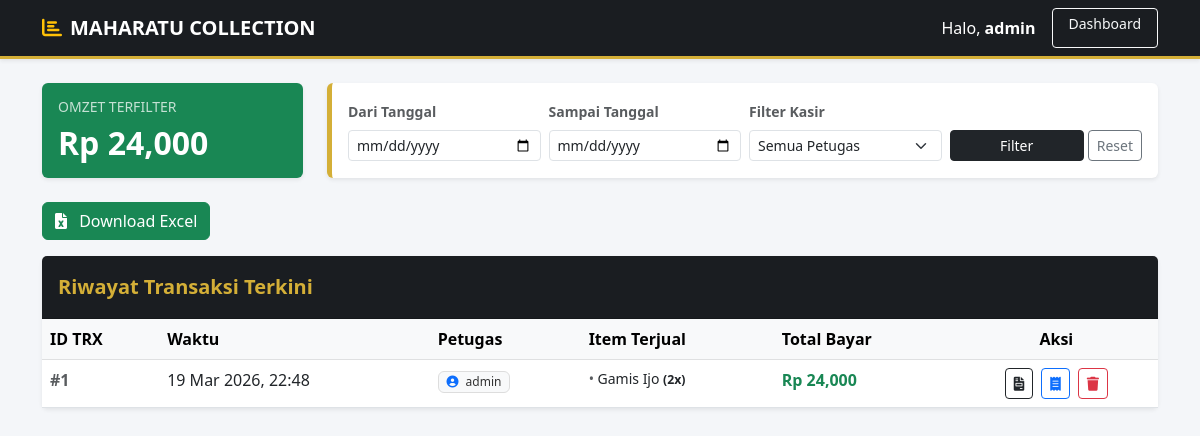
/admin/laporan (signed in), run on an earlier commit of the app's database.
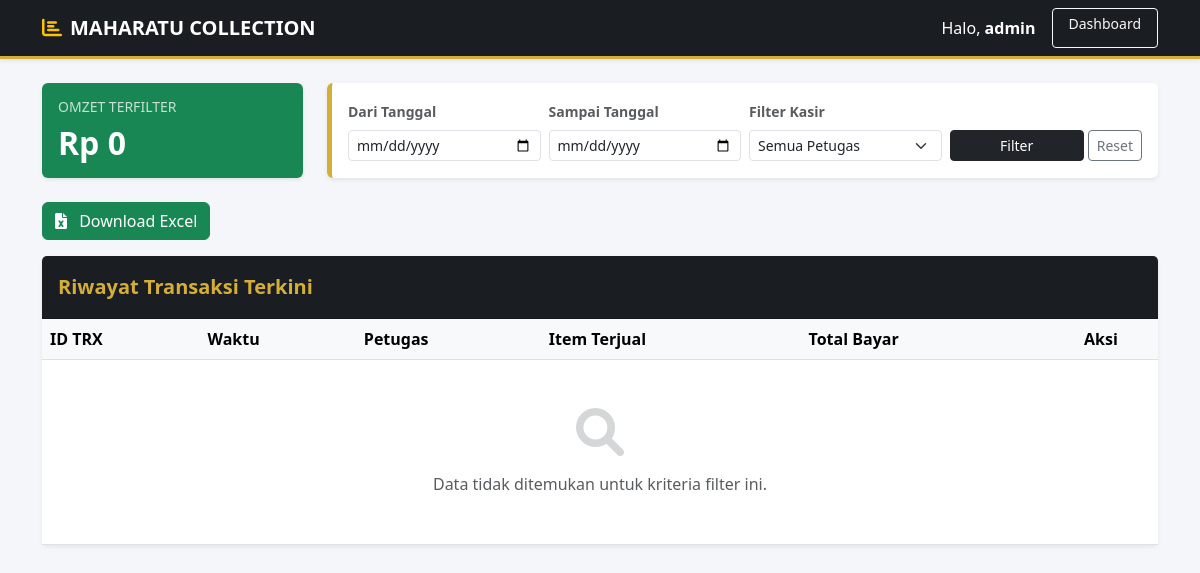
And on a later commit of the database.
### models.py (models this page shows, shortened)
class Penjualan(db.Model):
    id = db.Column(db.Integer, primary_key=True)
    tanggal = db.Column(db.DateTime, default=datetime.now)
    total_bayar = db.Column(db.Float, nullable=False)
    metode_bayar = db.Column(db.String(50), default="Tunai")
    user_id = db.Column(db.Integer, db.ForeignKey('user.id'), nullable=True)
    items = db.relationship('ItemPenjualan', backref='induk_penjualan', lazy=True)

class User(db.Model):
    id = db.Column(db.Integer, primary_key=True)
    username = db.Column(db.String(50), unique=True, nullable=False)
    password = db.Column(db.String(100), nullable=False)
    role = db.Column(db.String(20), default='kasir') # 'owner' atau 'kasir'
    penjualan_saya = db.relationship('Penjualan', backref='petugas', lazy=True)
    opname_saya = db.relationship('StockOpname', backref='petugas', lazy=True)

class ItemPenjualan(db.Model):
    id = db.Column(db.Integer, primary_key=True)
    penjualan_id = db.Column(db.Integer, db.ForeignKey('penjualan.id'), nullable=False)
    produk_id = db.Column(db.Integer, db.ForeignKey('produk.id'), nullable=False)
    jumlah = db.Column(db.Integer, nullable=False)
    harga_satuan = db.Column(db.Float, nullable=False)
    subtotal = db.Column(db.Float, nullable=False)
    produk = db.relationship('Produk')
    @property
    def nama_produk(self):
        return self.produk.nama if self.produk else "Produk Tidak Ditemukan"

class Produk(db.Model):
    id = db.Column(db.Integer, primary_key=True)
    nama = db.Column(db.String(100), nullable=False)
    sku = db.Column(db.String(20), unique=True)
    stok = db.Column(db.Integer, default=0)
    hpp = db.Column(db.Float, nullable=False)
    harga_jual = db.Column(db.Float, nullable=False)
    barcode = db.Column(db.String(100))

### app.py (the view)
@app.route('/admin/laporan')
@login_required
def laporan():
    start_date = request.args.get('start_date')
    end_date = request.args.get('end_date')
    user_filter = request.args.get('user_id')
    query = Penjualan.query.order_by(Penjualan.id.desc())
    if start_date and end_date:
        query = query.filter(Penjualan.tanggal.between(start_date, end_date))
    if user_filter and user_filter != 'semua':
        query = query.filter_by(user_id=int(user_filter))
    penjualan = query.all()
    total_omzet = sum(j.total_bayar for j in penjualan)
    daftar_user = User.query.all()
    return render_template('laporan.html',
                            penjualan=penjualan,
                            total_omzet=total_omzet,
                            sd=start_date,
                            ed=end_date,
                            users=daftar_user,
                            selected_user=user_filter)

### app.py (called while the page is built)
def login_required(f):
    @wraps(f)
    def decorated_function(*args, **kwargs):
        if 'user_id' not in session:
            return redirect(url_for('login'))
        return f(*args, **kwargs)
    return decorated_function

### templates/laporan.html (shortened to what the changed rows need)
<!DOCTYPE html>
<html lang="id">
<head>
    <link rel="stylesheet" href="https://cdn.jsdelivr.net/npm/bootstrap@5.3.0/dist/css/bootstrap.min.css">
    <link rel="stylesheet" href="https://cdnjs.cloudflare.com/ajax/libs/font-awesome/6.0.0/css/all.min.css">
</head>
<body>
    <div class="container mb-5">
        <div class="row mb-4">
            <div class="col-md-3">
                <div class="card shadow-sm border-0 bg-success text-white p-3 h-100">
                    <h6 class="text-uppercase small opacity-75">Omzet Terfilter</h6>
                    <h2 class="fw-bold mb-0">Rp {{ "{:,.0f}".format(total_omzet) }}</h2>
                </div>
            </div>
        </div>
        <div class="card shadow-sm border-0">
            <div class="card-body p-0">
                <div class="table-responsive">
                    <table class="table table-hover mb-0 table-laporan">
                        <thead class="table-light">
                            <tr>
                                <th>ID TRX</th>
                                <th>Waktu</th>
                                <th>Petugas</th>
                                <th>Item Terjual</th>
                                <th>Total Bayar</th>
                                <th class="text-center">Aksi</th>
                            </tr>
                        </thead>
                        <tbody>
                            {% for jual in penjualan %}
                            <tr>
                                <td class="fw-bold text-muted">#{{ jual.id }}</td>
                                <td>{{ jual.tanggal.strftime('%d %b %Y, %H:%M') }}</td>
                                <td>
                                    <span class="badge badge-petugas">
                                        <i class="fa fa-user-circle me-1 text-primary"></i>
                                        {{ jual.petugas.username if jual.petugas else 'System' }}
                                    </span>
                                </td>
                                <td>
                                    <ul class="list-unstyled mb-0 small">
                                        {% for item in jual.items %}
                                        <li><span class="text-muted">•</span> {{ item.nama_produk }} <small class="fw-bold">({{ item.jumlah }}x)</small></li>
                                        {% endfor %}
                                    </ul>
                                </td>
                                <td class="fw-bold text-success">Rp {{ "{:,.0f}".format(jual.total_bayar) }}</td>
                                <td class="text-center">
                                    <div class="d-flex justify-content-center gap-2">
                                        <button class="btn btn-sm btn-outline-dark" title="Cetak Surat Jalan"
                                            onclick="prosesCetak('surat', '{{ jual.id }}', '{{ jual.tanggal.strftime('%d/%m/%y %H:%M') }}', '{{ jual.total_bayar }}', {{ loop.index0 }}, '{{ jual.petugas.username if jual.petugas else 'System' }}')">
                                            <i class="fa fa-file-invoice"></i>
                                        </button>
                                        <button class="btn btn-sm btn-outline-primary" title="Cetak Struk Kasir"
                                            onclick="prosesCetak('struk', '{{ jual.id }}', '{{ jual.tanggal.strftime('%d/%m/%y %H:%M') }}', '{{ jual.total_bayar }}', {{ loop.index0 }}, '{{ jual.petugas.username if jual.petugas else 'System' }}')">
                                            <i class="fa fa-receipt"></i>
                                        </button>
                                        {% if session.role == 'owner' %}
                                        <form action="/admin/hapus-penjualan/{{ jual.id }}" method="POST"
                                              onsubmit="return confirm('Hapus transaksi ini? Stok akan dikembalikan.')">
                                            <button type="submit" class="btn btn-sm btn-outline-danger">
                                                <i class="fa fa-trash"></i>
                                            </button>
                                        </form>
                                        {% endif %}
                                    </div>
                                </td>
                            </tr>
                            {% else %}
                            <tr>
                                <td colspan="6" class="text-center py-5 text-muted">
                                    <i class="fa fa-search fa-3x mb-3 d-block opacity-25"></i>
                                    Data tidak ditemukan untuk kriteria filter ini.
                                </td>
                            </tr>
                            {% endfor %}
                        </tbody>
                    </table>
                </div>
            </div>
        </div>
    </div>
</body>
</html>

What changed in the data, as far as the page shows it:
removed Penjualan: id "1", tanggal "19 Mar 2026, 22:48", petugas "admin", total_bayar "24,000"
removed ItemPenjualan: nama_produk "Gamis Ijo", jumlah "2"
Also different on the page:
{{ "{:,.0f}".format(total_omzet) }}: "24,000" → "0"
text now shown: "Data tidak ditemukan untuk kriteria filter ini."
